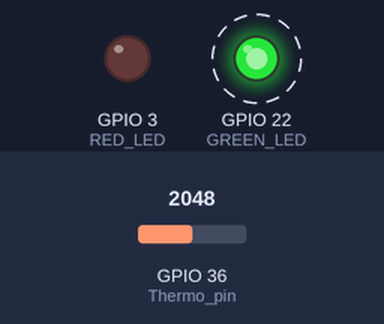
Bench run of a sketch on a simulated ESP32. On the bench: output pins drawn as LEDs (lit = HIGH). Dashed ring = blinking. Inputs (shaded band) come from the test bench; at power-on: GPIO 36 (Thermo_pin) = 2048. What the sketch prints to the serial monitor is not drawn.

Above: at 0.2 s.
Timing chart, 0 to 3.0 s (numbered marks = the images above):
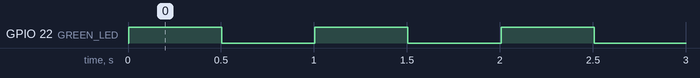

Measured:
- by itself, GPIO 22 (GREEN_LED): alternates HIGH for 0.50 s and LOW for 0.50 s

The sketch:

Transmitter-Thermo.ino
```cpp
#include <esp_now.h>
#include <WiFi.h>

#define Thermo_pin 36
#define RED_LED 3 //used for debugging temp probe
#define GREEN_LED 22

uint8_t receiverMAC[] = {0x88, 0x13, 0xBF, 0x6F, 0xA6, 0x7C};

typedef struct struct_message {
  float temperature;
} struct_message;

struct_message myData;

void OnDataSent(const uint8_t *mac_addr, esp_now_send_status_t status) {
  Serial.print("ESP-NOW Send Status: ");
  if (status == ESP_NOW_SEND_SUCCESS) {
    Serial.println("Success");
    digitalWrite(GREEN_LED, HIGH);
    delay(500);
    digitalWrite(GREEN_LED, LOW);
  } else {
    Serial.println("Fail");
  }
}

void setup() {
  Serial.begin(115200);
  WiFi.mode(WIFI_STA);

  pinMode(RED_LED, OUTPUT);
  pinMode(GREEN_LED, OUTPUT);
  digitalWrite(RED_LED, LOW);
  digitalWrite(GREEN_LED, LOW);

  if (esp_now_init() != ESP_OK) {
    Serial.println("ESP-NOW Init Failed");
    return;
  }
  esp_now_register_send_cb(OnDataSent);

  esp_now_peer_info_t peerInfo = {};
  memcpy(peerInfo.peer_addr, receiverMAC, 6);
  peerInfo.channel = 0;
  peerInfo.encrypt = false;

  if (esp_now_add_peer(&peerInfo) != ESP_OK) {
    Serial.println("Failed to add peer");
    return;
  }

}

void loop() {
  int analogValue = analogRead(Thermo_pin);
  Serial.println(analogValue);
  float tempF = (0.0507*analogValue) + 79.567;
  float tempC = (tempF-32.00)*(5.0/9.0);

  Serial.print("Temperature: ");
  Serial.print(tempC);
  Serial.print("C  |  ");
  Serial.print(tempF);
  Serial.println("F");

  if (tempC == -127) {
    digitalWrite(RED_LED, HIGH);
    Serial.println("Sensor error detected!");
  } else {
    digitalWrite(RED_LED, LOW);
  }

  myData.temperature = tempC;
  esp_err_t result = esp_now_send(receiverMAC, (uint8_t *)&myData, sizeof(myData));

  Serial.print("ESP-NOW Send Attempt: ");
  Serial.println(result == ESP_OK ? "Success" : "Fail");

  delay(1000);
}
```
